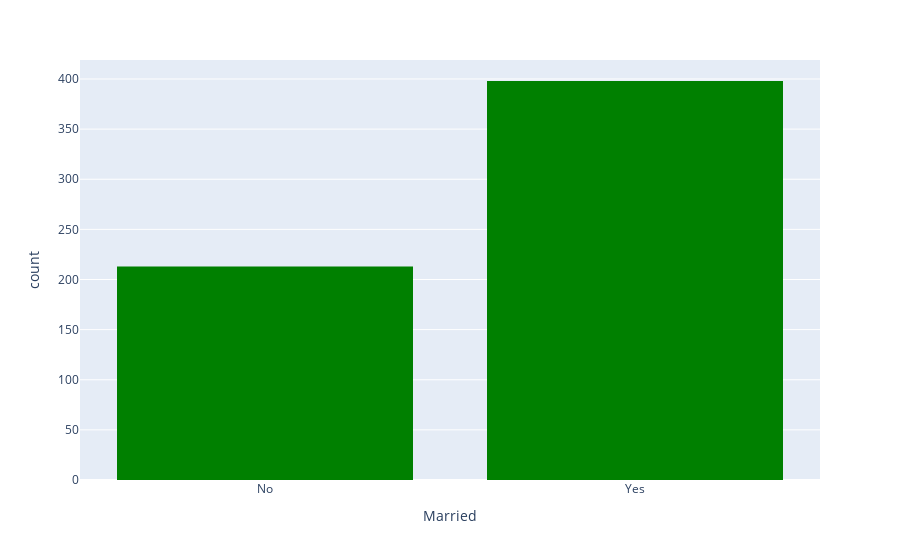

The cell this chart's notebook holds for it:
### Code cell
px.histogram(df_loan, x="Married",color_discrete_sequence = ['green'] )

### Figure 1 — Plotly figure (JSON) as saved in the notebook; plotly's stock layout.template omitted (floating-point values rounded to 4 significant figures; data arrays with more than 128 entries replaced by an {"elided": "..."} marker saying what was removed)
{"data": [{"alignmentgroup": "True", "bingroup": "x", "hovertemplate": "Married=%{x}<br>count=%{y}<extra></extra>", "legendgroup": "", "marker": {"color": "green", "pattern": {"shape": ""}}, "name": "", "offsetgroup": "", "orientation": "v", "showlegend": false, "type": "histogram", "x": {"elided": "614 str values"}, "xaxis": "x", "yaxis": "y"}], "layout": {"barmode": "relative", "legend": {"tracegroupgap": 0}, "margin": {"t": 60}, "xaxis": {"anchor": "y", "domain": [0, 1], "title": {"text": "Married"}}, "yaxis": {"anchor": "x", "domain": [0, 1], "title": {"text": "count"}}}}
